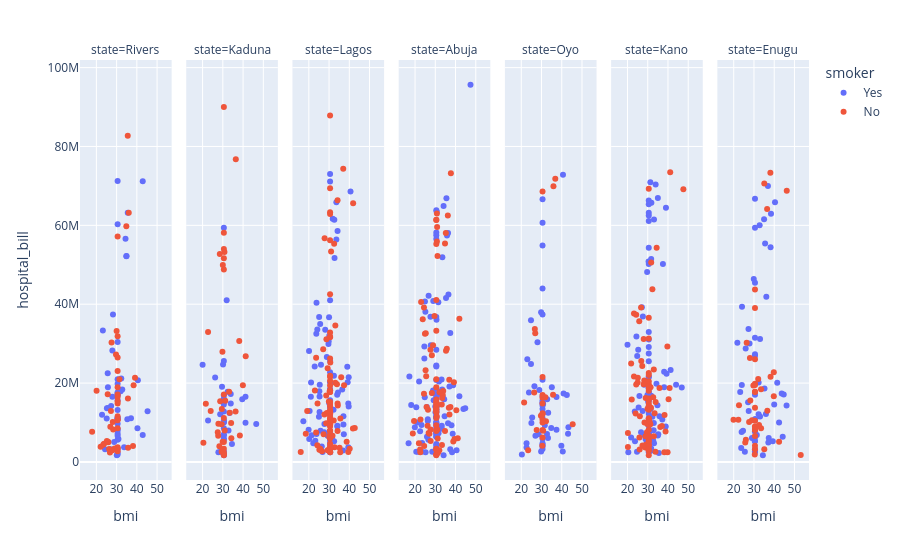

Notebook code cell kept with this figure:
### Code cell
# Multivariate Analysis: feature relationships
fig = px.scatter(
    df,
    x="bmi",
    y="hospital_bill",
    color="smoker",
    facet_col="state"
    
)
fig.show()
